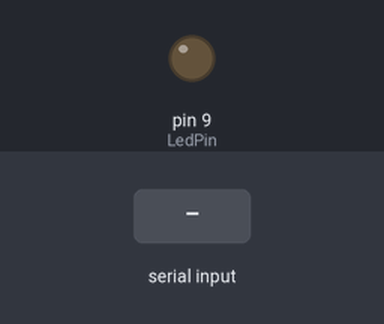
The sketch below on a simulated Arduino Uno, built with avr-gcc and run on an emulated ATmega328P. Shown: output pins drawn as LEDs (lit = HIGH). The test bench sets the inputs (shaded band). What the sketch prints to the serial monitor is not drawn.

Above: at 1.2 s.
1.3 s: "S90\n" received over Serial
At 1.6 s:
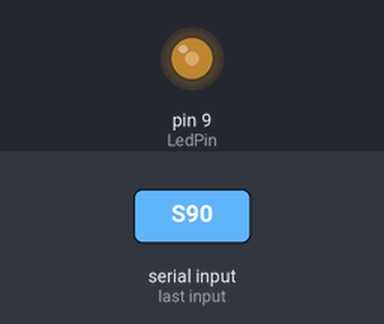
2.8 s: "Q90\n" received over Serial
At 4.0 s:
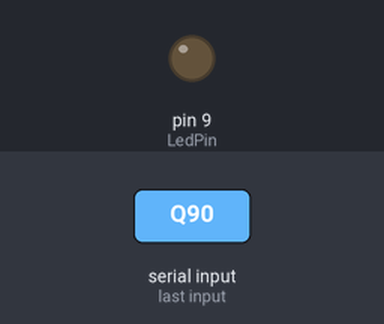
4.3 s: "S,45\n" received over Serial
At 5.1 s:
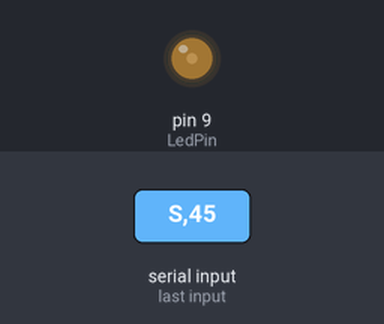
5.8 s: "Q,45\n" received over Serial
At 6.2 s:
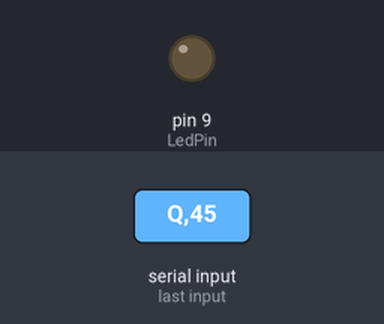
Timing chart, 0 to 8.3 s (numbered marks = the images above; inputs shaded):
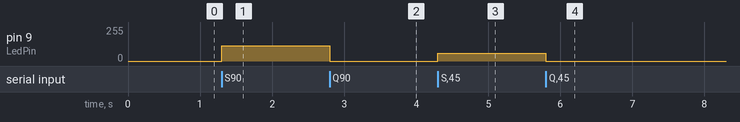

The sketch:

Arduino_trigger.ino
```cpp
#include <TimerOne.h>
#include <SoftwareSerial.h>
// check signal parameters from serial
// if first charakter 'S' start interrupt
// integer following S ist the FPS-setting
// if first charakter 'Q' stop interrupt
// dutycycle is set in dependancy of freq  to be ~ 5ms
// if first charakter 'T' send following string to intan
const byte rxPin = 2;
const byte txPin = 3;
SoftwareSerial mySerial(rxPin, txPin, 1);
const int LedPin = 9;
bool pinStatus = 0;
long fps = 120;
float duration = 5000.0;
int input;
float dutyCycle = 30.0;

void setup(void)
{
  Serial.begin(115200); //9600);
  //mySerial.begin(600);
  digitalWrite(LedPin, LOW);
}

void loop(void)
{
  if (Serial.available() > 0)
  {
    input = Serial.read();
    if (input == 'P') // Poll the arduino, expect answer bit '1'
    {
      Serial.print(1);
    }

    if (input == 'Q')
    {
      if (pinStatus == 1)
      {
        Timer1.disablePwm(LedPin);
        Timer1.stop();
        Serial.println(3);
        pinStatus = 0;
      }
    }

    if (input == 'S')
    {
      fps = Serial.parseInt();
      // Serial.println(2);
      Serial.print(fps);
      // Serial.print('\n');
      //duration=(float)Serial.parseInt(); // if we also want to set a duration of pulse
      if (pinStatus == 0)
      {
        Timer1.initialize(1000000 / fps); // 40 us = 25 kHz
        dutyCycle = duration / (1000000 / fps); // calculate duty cycle to have pulse length ~5ms
        // Serial.print(dutyCycle);
        // Serial.print('\n');
        Timer1.pwm(LedPin, (dutyCycle) * 1023);
        pinStatus = 1;
      }
    }
    if (input == 'T')
    {
      String text = Serial.readString();
      mySerial.print(text); //Write the text from Serial port
    }
    delay(100);
  }
}
```

Measured:
- after the input at 1.3 s, pin 9 (LedPin): 0/255 → 115/255 at once
- after the input at 2.8 s, pin 9 (LedPin): 115/255 → 0/255 at once
- after the input at 4.3 s, pin 9 (LedPin): 0/255 → 57/255 at once
- after the input at 5.8 s, pin 9 (LedPin): 57/255 → 0/255 at once
